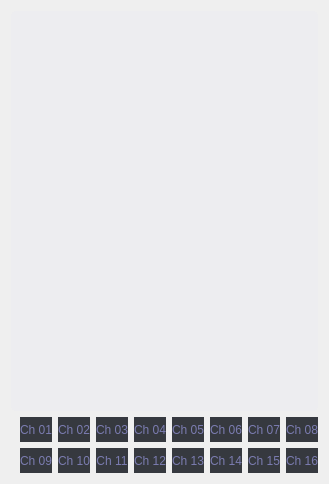
             <widget class="QWidget" name="ld_volt">
              <property name="styleSheet">
               <string notr="true">QPushButton{
border: none;
border-radius:13px;
color: rgba(170, 170, 255, 150);
background-color: #36393F;
margin: 0px;
padding: 0px;
}
QPushButton:hover{
  background-color: #36393F;
  color:rgba(255, 255, 255, 210);
  border-radius:13px;
}
QPushButton:pressed{
  background:rgba(205, 118, 132, 200);
}</string>
              </property>
              <layout class="QVBoxLayout" name="verticalLayout_11">
               <item>
                <widget class="MatplotlibWidget" name="widget_7" native="true">
                 <property name="minimumSize">
                  <size>
                   <width>0</width>
                   <height>400</height>
                  </size>
                 </property>
                 <property name="maximumSize">
                  <size>
                   <width>16777215</width>
                   <height>400</height>
                  </size>
                 </property>
                 <property name="styleSheet">
                  <string notr="true">background-color: rgba(170, 170, 255, 10);
border: none;
border-radius: 5px;</string>
                 </property>
                </widget>
               </item>
               <item>
                <layout class="QGridLayout" name="gridLayout_8">
                 <property name="leftMargin">
                  <number>9</number>
                 </property>
                 <property name="topMargin">
                  <number>0</number>
                 </property>
                 <item row="1" column="1">
                  <widget class="QPushButton" name="bnt_ldv_10">
                   <property name="minimumSize">
                    <size>
                     <width>0</width>
                     <height>25</height>
                    </size>
                   </property>
                   <property name="maximumSize">
                    <size>
                     <width>16777215</width>
                     <height>25</height>
                    </size>
                   </property>
                   <property name="text">
                    <string>Ch 10</string>
                   </property>
                  </widget>
                 </item>
                 <item row="1" column="7">
                  <widget class="QPushButton" name="bnt_ldv_16">
                   <property name="minimumSize">
                    <size>
                     <width>0</width>
                     <height>25</height>
                    </size>
                   </property>
                   <property name="maximumSize">
                    <size>
                     <width>16777215</width>
                     <height>25</height>
                    </size>
                   </property>
                   <property name="text">
                    <string>Ch 16</string>
                   </property>
                  </widget>
                 </item>
                 <item row="0" column="3">
                  <widget class="QPushButton" name="bnt_ldv_4">
                   <property name="minimumSize">
                    <size>
                     <width>0</width>
                     <height>25</height>
                    </size>
                   </property>
                   <property name="maximumSize">
                    <size>
                     <width>16777215</width>
                     <height>25</height>
                    </size>
                   </property>
                   <property name="text">
                    <string>Ch 04</string>
                   </property>
                  </widget>
                 </item>
                 <item row="0" column="0">
                  <widget class="QPushButton" name="bnt_ldv">
                   <property name="minimumSize">
                    <size>
                     <width>0</width>
                     <height>25</height>
                    </size>
                   </property>
                   <property name="maximumSize">
                    <size>
                     <width>16777215</width>
                     <height>25</height>
                    </size>
                   </property>
                   <property name="text">
                    <string>Ch 01</string>
                   </property>
                  </widget>
                 </item>
                 <item row="0" column="6">
                  <widget class="QPushButton" name="bnt_ldv_7">
                   <property name="minimumSize">
                    <size>
                     <width>0</width>
                     <height>25</height>
                    </size>
                   </property>
                   <property name="maximumSize">
                    <size>
                     <width>16777215</width>
                     <height>25</height>
                    </size>
                   </property>
                   <property name="text">
                    <string>Ch 07</string>
                   </property>
                  </widget>
                 </item>
                 <item row="0" column="1">
                  <widget class="QPushButton" name="bnt_ldv_2">
                   <property name="minimumSize">
                    <size>
                     <width>0</width>
                     <height>25</height>
                    </size>
                   </property>
                   <property name="maximumSize">
                    <size>
                     <width>16777215</width>
                     <height>25</height>
                    </size>
                   </property>
                   <property name="text">
                    <string>Ch 02</string>
                   </property>
                  </widget>
                 </item>
                 <item row="0" column="4">
                  <widget class="QPushButton" name="bnt_ldv_5">
                   <property name="minimumSize">
                    <size>
                     <width>0</width>
                     <height>25</height>
                    </size>
                   </property>
                   <property name="maximumSize">
                    <size>
                     <width>16777215</width>
                     <height>25</height>
                    </size>
                   </property>
                   <property name="text">
                    <string>Ch 05</string>
                   </property>
                  </widget>
                 </item>
                 <item row="1" column="5">
                  <widget class="QPushButton" name="bnt_ldv_14">
                   <property name="minimumSize">
                    <size>
                     <width>0</width>
                     <height>25</height>
                    </size>
                   </property>
                   <property name="maximumSize">
                    <size>
                     <width>16777215</width>
                     <height>25</height>
                    </size>
                   </property>
                   <property name="text">
                    <string>Ch 14</string>
                   </property>
                  </widget>
                 </item>
                 <item row="0" column="2">
                  <widget class="QPushButton" name="bnt_ldv_3">
                   <property name="minimumSize">
                    <size>
                     <width>0</width>
                     <height>25</height>
                    </size>
                   </property>
                   <property name="maximumSize">
                    <size>
                     <width>16777215</width>
                     <height>25</height>
                    </size>
                   </property>
                   <property name="text">
                    <string>Ch 03</string>
                   </property>
                  </widget>
                 </item>
                 <item row="1" column="6">
                  <widget class="QPushButton" name="bnt_ldv_15">
                   <property name="minimumSize">
                    <size>
                     <width>0</width>
                     <height>25</height>
                    </size>
                   </property>
                   <property name="maximumSize">
                    <size>
                     <width>16777215</width>
                     <height>25</height>
                    </size>
                   </property>
                   <property name="text">
                    <string>Ch 15</string>
                   </property>
                  </widget>
                 </item>
                 <item row="0" column="5">
                  <widget class="QPushButton" name="bnt_ldv_6">
                   <property name="minimumSize">
                    <size>
                     <width>0</width>
                     <height>25</height>
                    </size>
                   </property>
                   <property name="maximumSize">
                    <size>
                     <width>16777215</width>
                     <height>25</height>
                    </size>
                   </property>
                   <property name="text">
                    <string>Ch 06</string>
                   </property>
                  </widget>
                 </item>
                 <item row="0" column="7">
                  <widget class="QPushButton" name="bnt_ldv_8">
                   <property name="minimumSize">
                    <size>
                     <width>0</width>
                     <height>25</height>
                    </size>
                   </property>
                   <property name="maximumSize">
                    <size>
                     <width>16777215</width>
                     <height>25</height>
                    </size>
                   </property>
                   <property name="text">
                    <string>Ch 08</string>
                   </property>
                  </widget>
                 </item>
                 <item row="1" column="4">
                  <widget class="QPushButton" name="bnt_ldv_13">
                   <property name="minimumSize">
                    <size>
                     <width>0</width>
                     <height>25</height>
                    </size>
                   </property>
                   <property name="maximumSize">
                    <size>
                     <width>16777215</width>
                     <height>25</height>
                    </size>
                   </property>
                   <property name="text">
                    <string>Ch 13</string>
                   </property>
                  </widget>
                 </item>
                 <item row="1" column="0">
                  <widget class="QPushButton" name="bnt_ldv_9">
                   <property name="minimumSize">
                    <size>
                     <width>0</width>
                     <height>25</height>
                    </size>
                   </property>
                   <property name="maximumSize">
                    <size>
                     <width>16777215</width>
                     <height>25</height>
                    </size>
                   </property>
                   <property name="text">
                    <string>Ch 09</string>
                   </property>
                  </widget>
                 </item>
                 <item row="1" column="2">
                  <widget class="QPushButton" name="bnt_ldv_11">
                   <property name="minimumSize">
                    <size>
                     <width>0</width>
                     <height>25</height>
                    </size>
                   </property>
                   <property name="maximumSize">
                    <size>
                     <width>16777215</width>
                     <height>25</height>
                    </size>
                   </property>
                   <property name="text">
                    <string>Ch 11</string>
                   </property>
                  </widget>
                 </item>
                 <item row="1" column="3">
                  <widget class="QPushButton" name="bnt_ldv_12">
                   <property name="minimumSize">
                    <size>
                     <width>0</width>
                     <height>25</height>
                    </size>
                   </property>
                   <property name="maximumSize">
                    <size>
                     <width>16777215</width>
                     <height>25</height>
                    </size>
                   </property>
                   <property name="text">
                    <string>Ch 12</string>
                   </property>
                  </widget>
                 </item>
                </layout>
               </item>
              </layout>
             </widget>
